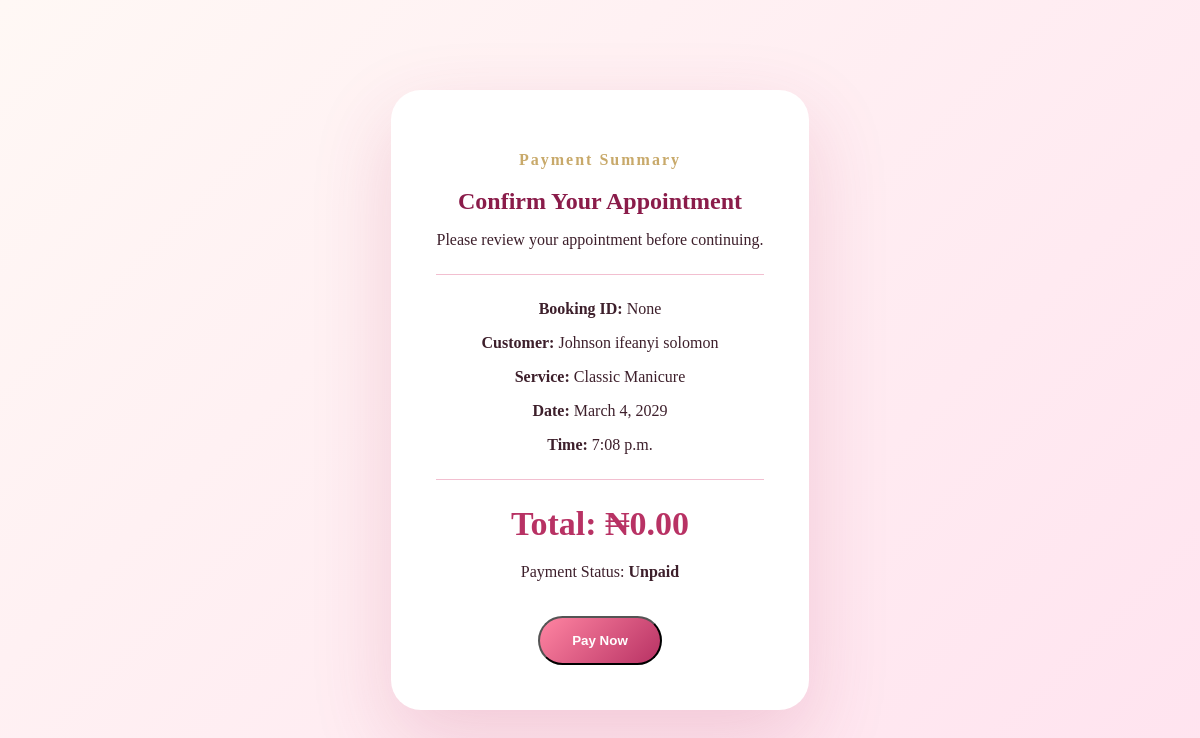
/payment/1/, run on the app's committed database.
### appointments/models.py (models this page shows, shortened)
class Appointment(models.Model):
    STATUS_CHOICES = [
        ('Pending', 'Pending'),
        ('Approved', 'Approved'),
        ('Completed', 'Completed'),
        ('Cancelled', 'Cancelled'),
    ]
    PAYMENT_CHOICES = [
        ('Unpaid', 'Unpaid'),
        ('Paid', 'Paid'),
    ]
    customer_name = models.CharField(max_length=100)
    email = models.EmailField()
    phone = models.CharField(max_length=20)
    service = models.ForeignKey(Service, on_delete=models.CASCADE)
    amount = models.DecimalField(max_digits=10, decimal_places=2, default=0)
    booking_id = models.CharField(
        max_length=20,
        unique=True,
        blank=True,
        null=True
    )
    payment_status = models.CharField(
        max_length=20,
        choices=PAYMENT_CHOICES,
        default='Unpaid'
    )
    date = models.DateField()
    time = models.TimeField()
    status = models.CharField(
        max_length=20,
        choices=STATUS_CHOICES,
        default='Pending'
    )
    created_at = models.DateTimeField(auto_now_add=True)

class Service(models.Model):
    name = models.CharField(max_length=100)
    description = models.TextField()
    price = models.DecimalField(max_digits=10, decimal_places=2)
    duration = models.PositiveIntegerField(help_text="Duration in minutes")
    def __str__(self):
        return self.name

### appointments/views.py (the view, shortened to what this page needs)
def payment(request, appointment_id):
    appointment = get_object_or_404(
        Appointment,
        id=appointment_id
    )
    return render(request, "payment.html", {
        "appointment": appointment
    })

### appointments/templates/payment.html (shortened to what this page needs)
{% load static %}
<!DOCTYPE html>
<html>
<head>
    <link rel="stylesheet" href="{% static 'css/style.css' %}">
</head>
<body>
<section class="success-page">
    <div class="success-card">
        <p class="tagline">Payment Summary</p>
        <h1>Confirm Your Appointment</h1>
        <p>Please review your appointment before continuing.</p>
        <hr>
        <p><strong>Booking ID:</strong> {{ appointment.booking_id }}</p>
        <p><strong>Customer:</strong> {{ appointment.customer_name }}</p>
        <p><strong>Service:</strong> {{ appointment.service }}</p>
        <p><strong>Date:</strong> {{ appointment.date }}</p>
        <p><strong>Time:</strong> {{ appointment.time }}</p>
        <hr>
        <h2 style="color:#b83264;">
            Total: ₦{{ appointment.amount }}
        </h2>
        <p>
            Payment Status:
            <strong>{{ appointment.payment_status }}</strong>
        </p>
        <form method="POST">
            <button type="submit" class="btn">
                Pay Now
            </button>
        </form>
    </div>
</section>
</body>
</html>

### static/css/style.css (style rules this page uses)
* { box-sizing: border-box; }
body { margin: 0; font-family: Georgia, serif; background: linear-gradient(135deg, #fff8f5, #ffe3ef); color: #3d1f2b; }
.tagline { color: #c8a96a; font-weight: bold; letter-spacing: 2px; }
.btn { display: inline-block; margin-top: 20px; background: linear-gradient(135deg, #ff85a2, #b83264); color: white; padding: 15px 32px; border-radius: 40px; text-decoration: none; font-weight: bold; }
.success-page { min-height: 100vh; background: linear-gradient(135deg, #fff8f5, #ffe3ef); display: flex; align-items: center; justify-content: center; padding: 40px; }
.success-card { max-width: 520px; background: white; padding: 45px; border-radius: 30px; text-align: center; box-shadow: 0 30px 80px rgba(184, 50, 100, 0.18); }
.success-card h1 { color: #8a1c4a; margin-bottom: 15px; }
.success-card p { margin-bottom: 15px; }
.success-card hr { border:none; border-top:1px solid #f2bfd0; margin:25px 0; }
.success-card h2 { margin:20px 0; font-size:34px; }

### data on the page
Appointment: booking_id "None", customer_name "Johnson ifeanyi solomon", service "Classic Manicure", date "March 4, 2029", time "7:08 p.m.", amount "0.00", payment_status "Unpaid"
